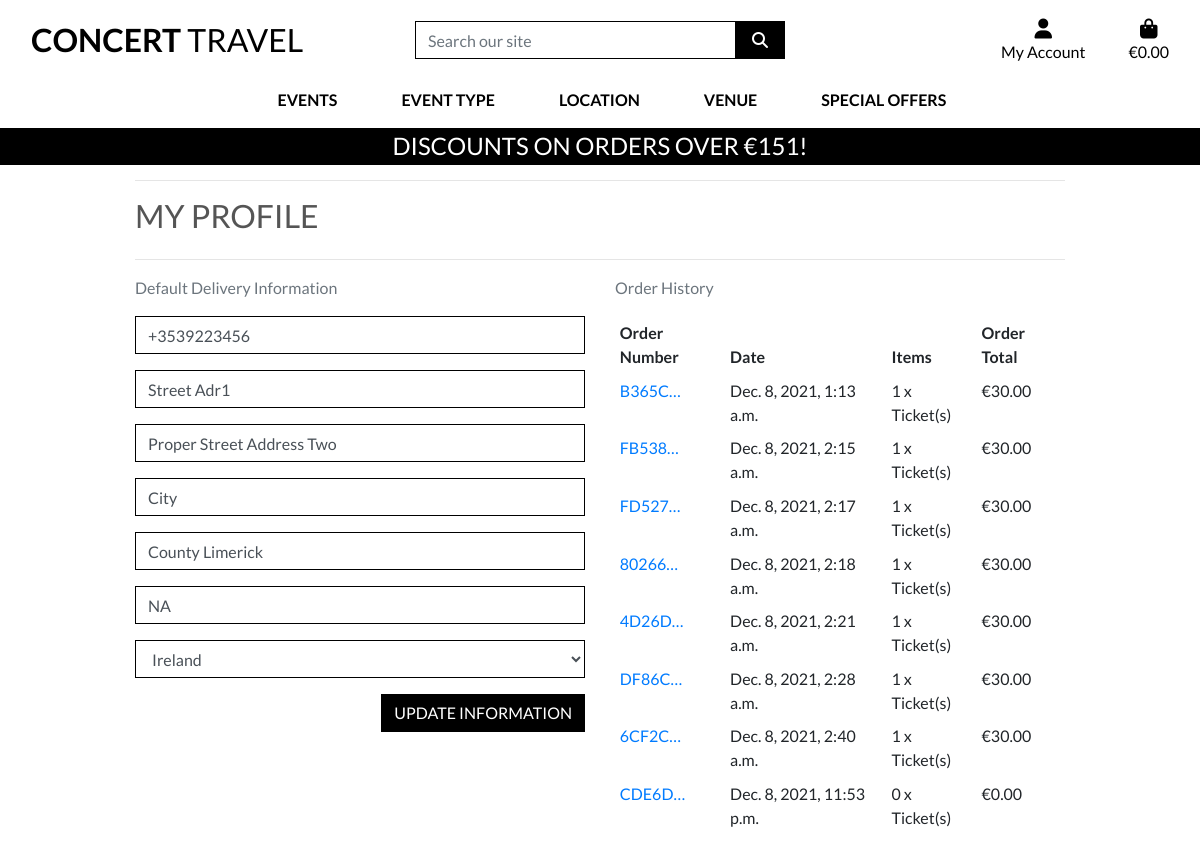
The app's page /profile/ (signed in), older data.
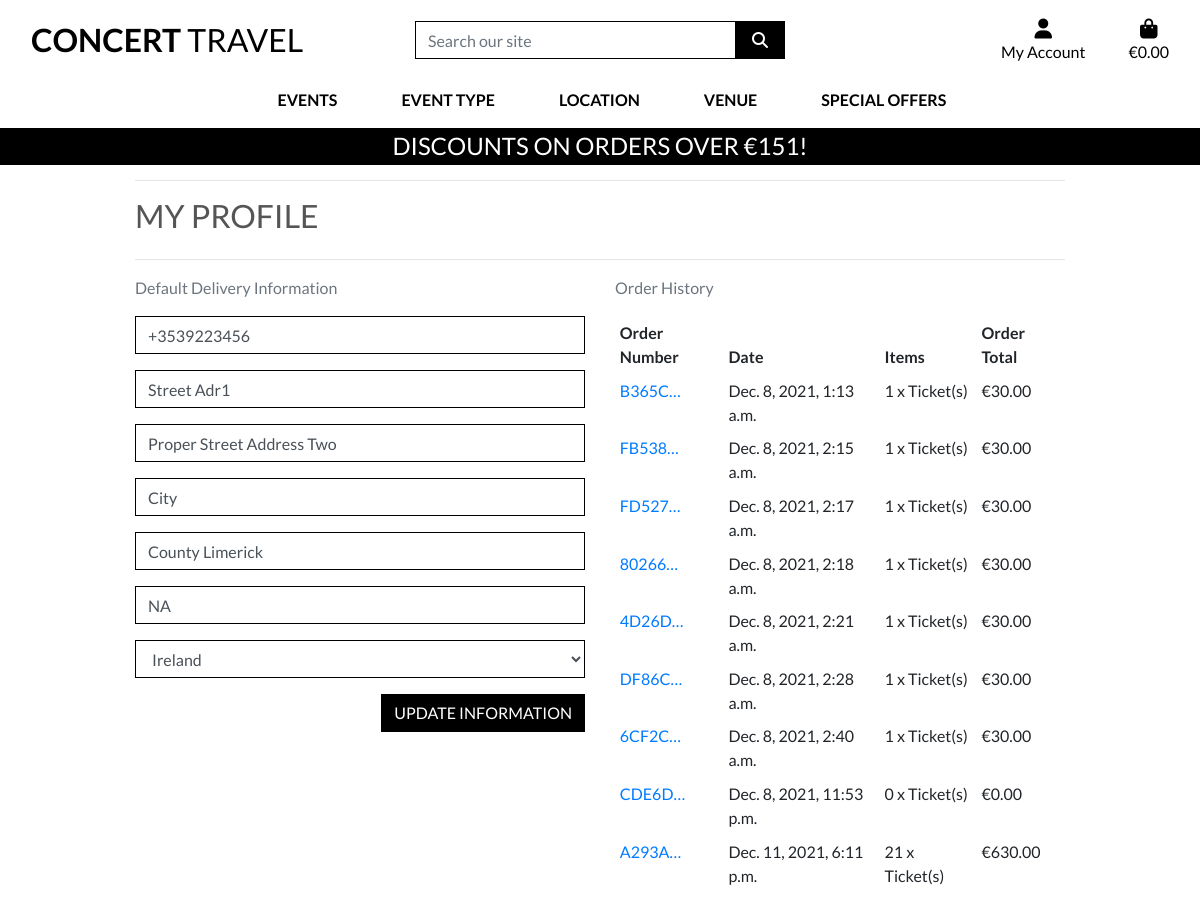
The same page, newer data.
### profiles/models.py (models this page shows, shortened)
class UserProfile(models.Model):
    user = models.OneToOneField(User, on_delete=models.CASCADE)
    default_phone_number = models.CharField(max_length=20, null=True, blank=True)
    default_street_address1 = models.CharField(max_length=80, null=True, blank=True)
    default_street_address2 = models.CharField(max_length=80, null=True, blank=True)
    default_town_or_city = models.CharField(max_length=40, null=True, blank=True)
    default_county = models.CharField(max_length=80, null=True, blank=True)
    default_postcode = models.CharField(max_length=20, null=True, blank=True)
    default_country = CountryField(blank_label='Country', null=True, blank=True)

### checkout/models.py (models this page shows, shortened)
class Order(models.Model):
    order_number = models.CharField(max_length=32, null=False, editable=False)
    full_name = models.CharField(max_length=50, null=False, blank=False)
    email = models.EmailField(max_length=254, null=False, blank=False)
    phone_number = models.CharField(max_length=20, null=False, blank=False)
    country = CountryField(blank_label='Country *', null=False, blank=False)
    postcode = models.CharField(max_length=20, null=True, blank=True)
    town_or_city = models.CharField(max_length=40, null=False, blank=False)
    street_address1 = models.CharField(max_length=80, null=False, blank=False)
    street_address2 = models.CharField(max_length=80, null=True, blank=True)
    county = models.CharField(max_length=80, null=True, blank=True)
    date = models.DateTimeField(auto_now_add=True)
    order_total = models.DecimalField(max_digits=10, decimal_places=2, null=False, default=0)
    original_bag = models.TextField(null=False, blank=False, default='')
    stripe_pid = models.CharField(max_length=254, null=False, blank=False, default='')
    user_profile = models.ForeignKey(UserProfile, on_delete=models.SET_NULL,
                                     null=True, blank=True, related_name='orders')
    discount = models.DecimalField(max_digits=6, decimal_places=2,
                                        null=False, default=0)
    grand_total = models.DecimalField(max_digits=10, decimal_places=2,
                                      null=False, default=0)

### profiles/views.py (the view)
# urls.py: path('profile/', include('profiles.urls')),
@login_required
def profile(request):
    profile = get_object_or_404(UserProfile, user=request.user)
    if request.method == 'POST':
        form = UserProfileForm(request.POST, instance=profile)
        if form.is_valid():
            form.save()
            messages.success(request, 'Profile updated successfully')
        else:
            messages.error(request, 'Update failed. Please ensure the form is valid.')
    else:
        form = UserProfileForm(instance=profile)
    orders = profile.orders.all()
    template = 'profiles/profile.html'
    context = {
        'form': form,
        'orders': orders,
        'on_profile_page': True
    }
    return render(request, template, context)

### profiles/forms.py
class UserProfileForm(forms.ModelForm):
    class Meta:
        model = UserProfile
        exclude = ('user',)
    def __init__(self, *args, **kwargs):
        super().__init__(*args, **kwargs)
        placeholders = {
            'default_phone_number': 'Phone Number',
            'default_postcode': 'Postal Code',
            'default_town_or_city': 'Town or City',
            'default_street_address1': 'Street Address 1',
            'default_street_address2': 'Street Address 2',
            'default_county': 'County, State or Locality',
        }
        self.fields['default_phone_number'].widget.attrs['autofocus'] = True
        for field in self.fields:
            if field != 'default_country':
                if self.fields[field].required:
                    placeholder = f'{placeholders[field]} *'
                else:
                    placeholder = placeholders[field]
                self.fields[field].widget.attrs['placeholder'] = placeholder
            self.fields[field].widget.attrs['class'] = 'border-black rounded-0 profile-form-input'
            self.fields[field].label = False

### profiles/templates/profiles/profile.html (shortened to what this page needs)
{% extends "base.html" %}
{% load static %}
{% block page_header %}
    <div class="container header-container">
    </div>
{% endblock %}
{% block content %}
    <div class="overlay"></div>
    <div class="container">
        <div class="row">
            <div class="col">
                <hr>
                <h2 class="logo-font mb-4">My Profile</h2>
                <hr>
            </div>
        </div>
        <div class="row">
            <div class="col-12 col-lg-6">
                <p class="text-muted">Default Delivery Information</p>
                <form class="mt-3" action="{% url 'profile' %}" method="POST" id="profile-update-form">
                    {{ form|crispy }}
                    <button class="btn btn-black rounded-0 text-uppercase float-right">Update Information</button>
                </form>
            </div>
            <div class="col-12 col-lg-6">
                <p class="text-muted">Order History</p>
                <div class="order-history table-responsive">
                    <table class="table table-sm table-borderless">
                        <thead>
                            <tr>
                                <th>Order Number</th>
                                <th>Date</th>
                                <th>Items</th>
                                <th>Order Total</th>
                            </tr>
                        </thead>
                        <tbody>
                            {% for order in orders %}
                                <tr>
                                    <td>
                                        <a href="{% url 'order_history' order.order_number %}"
                                        title="{{ order.order_number }}">
                                            {{ order.order_number|truncatechars:6 }}
                                        </a>
                                    </td>
                                    <td>{{ order.date }}</td>
                                    <td>{{ order.lineitems.count }} x Ticket(s)</td>
                                    <td>€{{ order.order_total }}</td>
                                </tr>
                            {% endfor %}
                        </tbody>
                    </table>
                </div>
            </div>
        </div>
{% endblock %}

### templates/base.html (shortened to what this page needs)
{% load static %}
<!doctype html>
<html lang="en">
  <head>
    {% block corecss %}
        <link rel="stylesheet" href="https://stackpath.bootstrapcdn.com/bootstrap/4.4.1/css/bootstrap.min.css">
        <link rel="stylesheet" href="{% static 'css/base.css' %}">
    {% endblock %}
  </head>
  <body>
    <header class="container-fluid fixed-top">
        <div class="row bg-white pt-lg-2 d-none d-lg-flex" id="topnav">
            <div class="col-12 col-lg-4 my-auto py-1 py-lg-0 text-center text-lg-left">
                <a href="{% url 'home' %}" class="nav-link main-logo-link">
                    <h2 class="logo-font text-black my-0"><strong>Concert</strong> Travel</h2>
                </a>
            </div>
            <div class="col-12 col-lg-4 my-auto py-1 py-lg-0">
                <form method="GET" action="{% url 'events' %}">
                    <div class="input-group w-100">
                        <input class="form-control border border-black rounded-0" type="text" name="q" placeholder="Search our site">
                        <div class="input-group-append">
                            <button class="form-control btn btn-black border border-black rounded-0" type="submit">
                                <span class="icon">
                                    <i class="fas fa-search"></i>
                                </span>
                            </button>
                        </div>
                    </div>
                </form>
            </div>
            <div class="col-12 col-lg-4 my-auto py-1 py-lg-0">
                <ul class="list-inline list-unstyled text-center text-lg-right my-0">
                    <li class="list-inline-item dropdown">
                        <a class="text-black nav-link" href="#" id="user-options" data-toggle="dropdown" aria-haspopup="true" aria-expanded="false">
                            <div class="text-center">
                                <div><i class="fas fa-user fa-lg"></i></div>
                                <p class="my-0">My Account</p>
                            </div>
                        </a>
                    </li>
                    <li class="list-inline-item">
                        <a class="{% if grand_total %}text-info font-weight-bold{% else %}text-black{% endif %} nav-link" href="{% url 'view_bag' %}">
                            <div class="text-center">
                                <div><i class="fas fa-shopping-bag fa-lg"></i></div>
                                <p class="my-0">
                                    {% if grand_total %}
                                        €{{ grand_total|floatformat:2 }}
                                    {% else %}
                                        €0.00
                                    {% endif %}
                                </p>
                            </div>
                        </a>
                    </li>
                </ul>
            </div>
        </div>
        <div class="row bg-white">
            <nav class="navbar navbar-expand-lg navbar-light w-100">
                {% include 'includes/main_nav.html' %}
            </nav>
        </div>
        <div id="delivery-banner" class="row text-center">
            <div class="col bg-black text-white">
                <h4 class="logo-font my-1">Discounts on orders over €{{ discount_threshold }}!</h4>
            </div>
        </div>
    </header>
        {% block page_header %}
        {% endblock %}
        {% block content %}
        {% endblock %}
  </body>
</html>

### templates/includes/main_nav.html (shortened to what this page needs)
<div class="collapse navbar-collapse" id="main-nav">
    <ul class="navbar-nav w-auto mx-auto">
        <li class="nav-item dropdown">
            <a class="logo-font font-weight-bold nav-link text-black mr-5" href="#" id="all-products-link" data-toggle="dropdown" aria-haspopup="true" aria-expanded="false">
                Events
            </a>
        </li>
        <li class="nav-item dropdown">
            <a class="logo-font font-weight-bold nav-link text-black mr-5" href="#" id="clothing-link" data-toggle="dropdown" aria-haspopup="true" aria-expanded="false">
                Event Type
            </a>
        </li>
        <li class="nav-item dropdown">
            <a class="logo-font font-weight-bold nav-link text-black mr-5" href="#" id="clothing-link" data-toggle="dropdown" aria-haspopup="true" aria-expanded="false">
                Location
            </a>
        </li>
        <li class="nav-item dropdown">
            <a class="logo-font font-weight-bold nav-link text-black mr-5" href="#" id="homeware-link" data-toggle="dropdown" aria-haspopup="true" aria-expanded="false">
                Venue
            </a>
        </li>
        <li class="nav-item dropdown">
            <a class="logo-font font-weight-bold nav-link text-black" href="#" id="specials-link" data-toggle="dropdown" aria-haspopup="true" aria-expanded="false">
                Special Offers
            </a>
        </li>
    </ul>
</div>

### static/css/base.css (style rules this page uses)
html { height: 100%; }
body { height: calc(100vh - 164px); color: #555; font-family: 'Lato'; ; }
.icon { align-items: center; display: inline-flex; justify-content: center; height: 1.5rem; width: 1.5rem; }
.logo-font { text-transform: uppercase; }
.main-logo-link { width: fit-content; }
.btn-black { background: black; color: white; }
.text-black { color: #000 !important; }
.border-black { border: 1px solid black !important; }
.bg-black { background: #000 !important; }
.overlay { height: 100%; width: 100%; top: 0; left: 0; position: fixed; background: white; z-index: -1; }
@media (min-width: 1200px) { .container { max-width: 80%; } }
@media (min-width: 992px) { .header-container { padding-top: 164px; } }

Row changes from the older to the newer data that the page shows:
added Order: order_number "A293A…", date "Dec. 11, 2021, 6:11 p.m.", lineitems.count "21", order_total "630.00"
